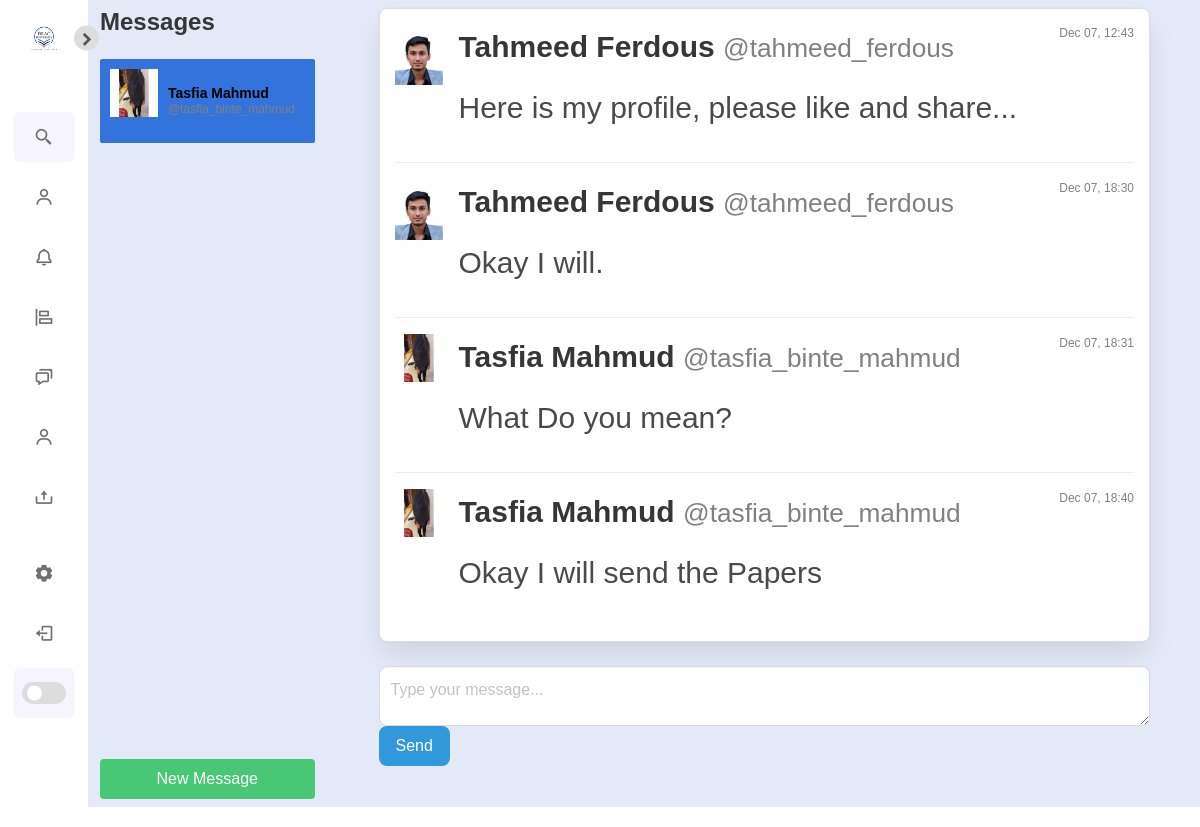
The page /direct/ (signed in) on the database its author committed.
### authy/models.py (models this page shows)
class Profile(models.Model):
	user = models.OneToOneField(User, on_delete=models.CASCADE)
	first_name = models.CharField(max_length=50, null=True, blank=True)
	last_name = models.CharField(max_length=50, null=True, blank=True)
	location = models.CharField(max_length=50, null=True, blank=True)
	url = models.CharField(max_length=80, null=True, blank=True)
	profile_info = models.TextField(max_length=150, null=True, blank=True)
	created = models.DateField(auto_now_add=True)
	favorites = models.ManyToManyField(Post)
	picture = models.ImageField(upload_to=user_directory_path, blank=True, null=True, verbose_name='Picture')

### direct/models.py (models this page shows, shortened)
class Message(models.Model):
	user = models.ForeignKey(User, on_delete=models.CASCADE, related_name='user')
	sender = models.ForeignKey(User, on_delete=models.CASCADE, related_name='from_user')
	recipient = models.ForeignKey(User, on_delete=models.CASCADE, related_name='to_user')
	body = models.TextField(max_length=1000, blank=True, null=True)
	date = models.DateTimeField(auto_now_add=True)
	is_read = models.BooleanField(default=False)
	def get_messages(user):
		messages = Message.objects.filter(user=user).values('recipient').annotate(last=Max('date')).order_by('-last')
		users = []
		for message in messages:
			users.append({
				'user': User.objects.get(pk=message['recipient']),
				'last': message['last'],
				'unread': Message.objects.filter(user=user, recipient__pk=message['recipient'], is_read=False).count()
				})
		return users

### direct/views.py (the view)
# urls.py: path('', Inbox, name='inbox'),
@login_required
def Inbox(request):
	messages = Message.get_messages(user=request.user)
	active_direct = None
	directs = None
	if messages:
		message = messages[0]
		active_direct = message['user'].username
		directs = Message.objects.filter(user=request.user, recipient=message['user'])
		directs.update(is_read=True)
		for message in messages:
			if message['user'].username == active_direct:
				message['unread'] = 0
	context = {
		'directs': directs,
		'messages': messages,
		'active_direct': active_direct,
		}
	template = loader.get_template('direct/direct.html')
	return HttpResponse(template.render(context, request))

### Config/templates/direct/direct.html (shortened to what this page needs)
{% extends 'base.html' %}
{% load static %}
{% block content %}
<div class="columns is-variable is-8">
  <div class="column is-one-quarter">
    <aside class="menu">
      <h2 class="title is-4">Messages</h2>
      <ul class="menu-list" style="overflow-y: auto; height: calc(100vh - 150px); padding: 0;">
        {% for message in messages %}
        <li>
          <a
            class="media {% if active_direct == message.user.username %}is-active{% endif %}"
            href="{% url 'directs' message.user.username %}"
            style="padding: 10px; display: flex; align-items: center; gap: 10px; text-decoration: none;"
          >
            <figure class="image is-48x48">
              {% if message.user.profile.picture %}
                <img src="{{ message.user.profile.picture.url }}" alt="{{ message.user.username }}">
              {% else %}
                <img src="{% static 'default_profile_picture.png' %}" alt="Default Profile">
              {% endif %}
            </figure>
            <div>
              <p style="font-size: 14px; font-weight: 600; margin: 0; color: black;">
                {{ message.user.profile.first_name }} {{ message.user.profile.last_name }}
              </p>
              <p style="font-size: 12px; color: gray; margin: 0;">
                @{{ message.user.username }}
              </p>
            </div>
          </a>
        </li>
        {% endfor %}
      </ul>
      <button class="button is-success is-fullwidth" style="margin-top: 10px;">New Message</button>
    </aside>
  </div>
  <div class="column is-three-quarters">
    <div
      class="box"
      style="overflow-y: auto; height: calc(100vh - 200px); border: 1px solid #e0e0e0; border-radius: 8px; padding: 15px;"
    >
      {% if directs %}
        {% for direct in directs %}
        <div class="media" style="margin-bottom: 15px;">
          <figure class="media-left">
            <p class="image is-48x48">
              {% if direct.sender.profile.picture %}
                <img src="{{ direct.sender.profile.picture.url }}" alt="{{ direct.sender.username }}">
              {% else %}
                <img src="{% static 'default_profile_picture.png' %}" alt="Default Profile">
              {% endif %}
            </p>
          </figure>
          <div class="media-content">
            <p>
              <strong>{{ direct.sender.profile.first_name }} {{ direct.sender.profile.last_name }}</strong>
              <small style="color: gray;">@{{ direct.sender.username }}</small>
              <span style="float: right; font-size: 12px; color: gray;">{{ direct.date|date:'M d, H:i' }}</span>
            </p>
            <p style="margin-top: 5px;">{{ direct.body }}</p>
          </div>
        </div>
        {% endfor %}
      {% else %}
      <p style="text-align: center; color: gray;">No messages yet. Start a conversation!</p>
      {% endif %}
    </div>
    <form
      method="POST"
      action="{% url 'send_direct' %}"
      style="margin-top: 15px; align-items: center; gap: 10px;"
    >
      <textarea
        class="textarea"
        name="body"
        placeholder="Type your message..."
        style="flex-grow: 1; border-radius: 8px; min-height: 60px;"
      ></textarea>
      <button type="submit" class="button is-info" style="border-radius: 8px;">Send</button>
    </form>
  </div>
</div>
{% endblock %}

### Config/static/css/style1.css (style rules this page uses)
* { font-family: sans-serif; margin: 0; padding: 0; box-sizing: border-box; }
:root { --body-color: #E4E9F7; --sidebar-color: #FFF; --primary-color: #5d5c5e; --primary-color-light: #F6F5FF; --toggle-color: #DDD; --text-color: #707070; --tran-02: all 0.2s ease; --tran-03: all 0.3s ease; --tran-04: all 0.4s ease; --tran-05: all 0.5s ease; }
body { height: 100vh; background: var(--body-color); transition: var(--tran-02); }
body { overflow-x: hidden; }

### Config/templates/base.html (style rules this page uses)
html { scroll-behavior: smooth; }

### rows shown on the page
Message: sender.profile.picture (picture), sender.profile.first_name "Tahmeed", sender.profile.last_name "Ferdous", sender.username "tahmeed_ferdous", date "Dec 07, 12:43", body "Here is my profile, please like and share..."
Message: sender.profile.picture (picture), sender.profile.first_name "Tahmeed", sender.profile.last_name "Ferdous", sender.username "tahmeed_ferdous", date "Dec 07, 18:30", body "Okay I will."
Message: sender.profile.picture (picture), sender.profile.first_name "Tasfia", sender.profile.last_name "Mahmud", sender.username "tasfia_binte_mahmud", date "Dec 07, 18:31", body "What Do you mean?"
Message: sender.profile.picture (picture), sender.profile.first_name "Tasfia", sender.profile.last_name "Mahmud", sender.username "tasfia_binte_mahmud", date "Dec 07, 18:40", body "Okay I will send the Papers"

### other values the page prints
{{ message.user.profile.first_name }} "Tasfia"
{{ message.user.profile.last_name }} "Mahmud"
{{ message.user.username }} "tasfia_binte_mahmud"
